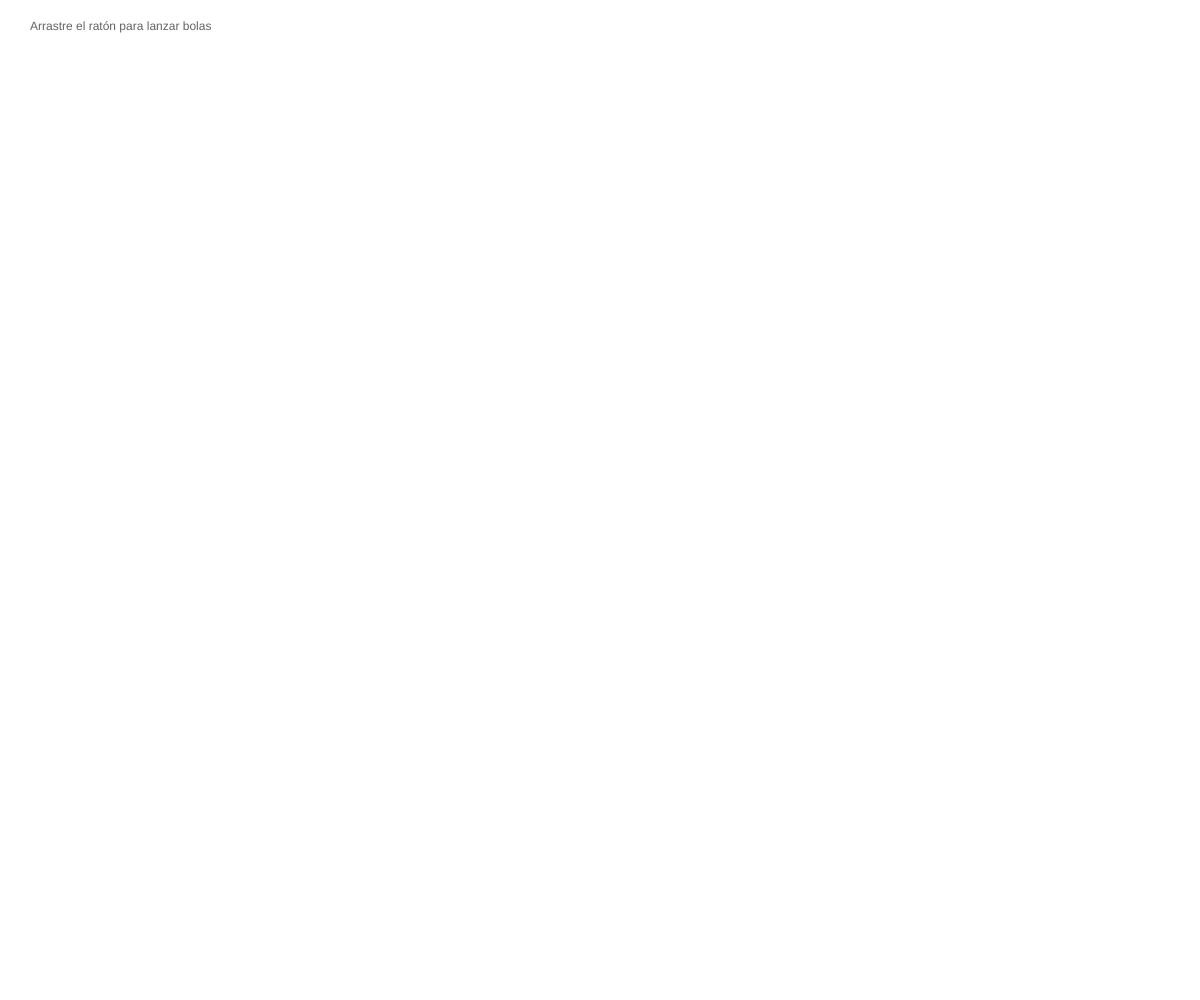
Frame 1 (no input)
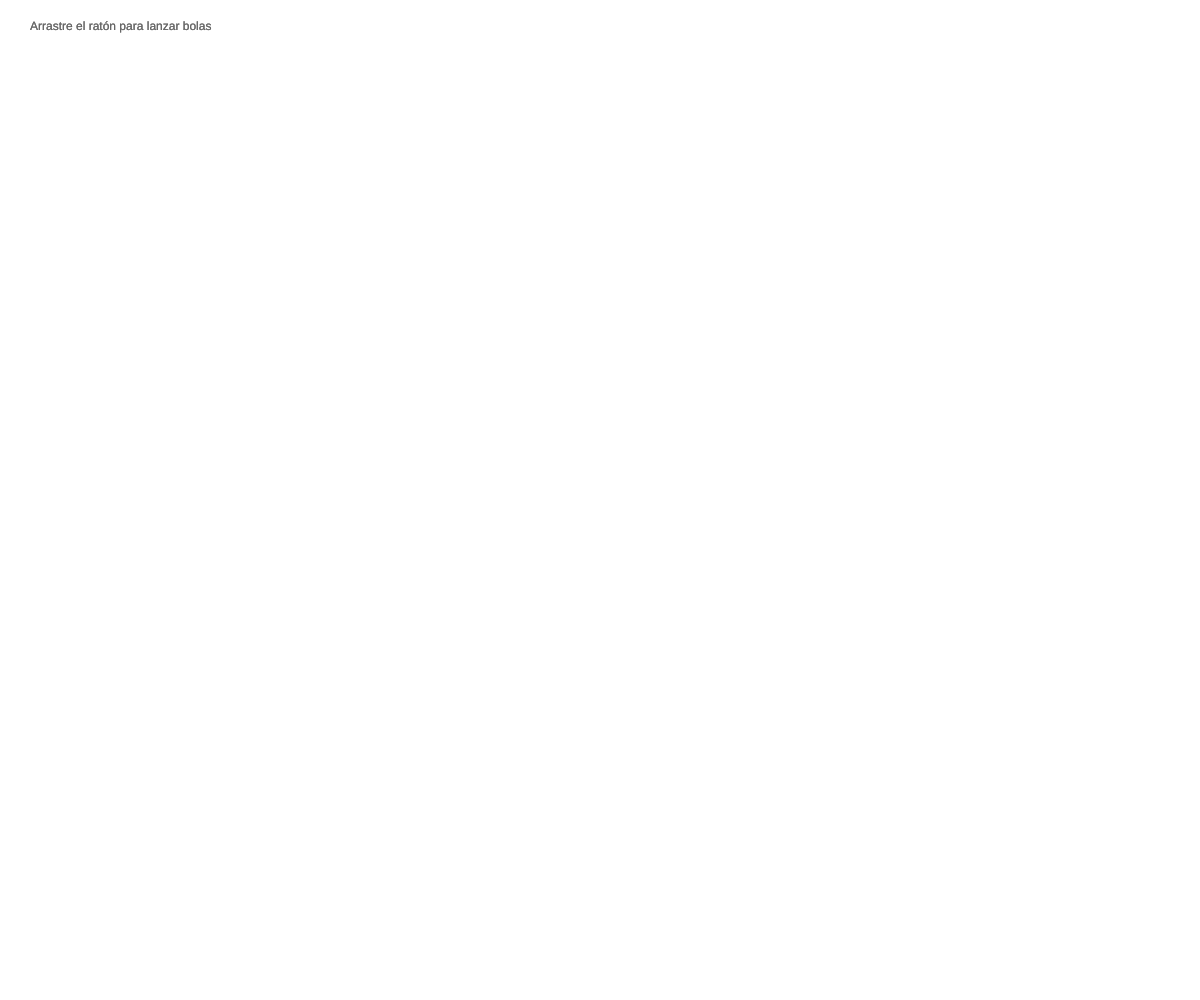
Frame 60 (no input)
Frame 120 (the mouse pressed at the canvas centre since frame 60): identical to frame 60, image omitted

The p5.js sketch that drew these frames (run headless with seeded random() and noise() and a simulated clock; from frame 60 on, the mouse is pressed at the canvas centre):

// p5.js sketch
// ── sketch.js
var bolas = []; //variable que guarda la lista de bolas
var numBolas = 0; //numero de bolas creadas

function setup() {

  createCanvas(windowWidth, windowHeight); //crea un canvas de pantalla completa
  background(255);
  noStroke();
}

function draw() {

  //efecto de motion blur
  fill(255, 80);
  rect(0, 0, width, height);


  fill(255, 0, 0);

  //llama a las funciones mostrar, mover y morir de cada una de las bolas en la lista
  for (var i = 0; i < numBolas; i++) {
    bolas[i].mostrar();
    bolas[i].mover();
    bolas[i].morir();
  }

  //texto
  fill(100);
  text("Arrastre el ratón para lanzar bolas", 30, 30);
}


//funcion bola
function bola(px, py) {

  //variables de posicion, la bola se crea en la posición del raton
  this.x = mouseX;
  this.y = mouseY;

  //variables de velocidad que recibe la funcion
  this.velx = px;
  this.vely = py;

  //variable de tamano aleatorio entre 30 y 60
  this.tam = random(30, 60);


  //funcion que dibuja la bola
  this.mostrar = function() {
    ellipse(this.x, this.y, this.tam, this.tam);
  }

  //funcion que mueve la bola
  this.mover = function() {

    //el movimiento se asigna por la posicion + la velocidad
    this.x = this.x + this.velx;
    this.y = this.y + this.vely;

    //aumenta la velocidad en Y constantemente para dar un efecto de gravedad
    this.vely += 0.5;

    //condicionales para que rebote la bola
    if (this.x > width || this.x < 0) {
      this.velx *= -1;
    }
    if (this.y > height || this.y < 0) {
      this.vely *= -1;
    }
  }

  //reduce el tamano de la bola hasta llegar a 0
  this.morir = function() {
    if (this.tam >= 0) {
      this.tam -= 0.1;
    }
  }
}

//funcion que se activa si el mouse es arrastrado
function mouseDragged() {

  //solo se pueden crear bolas en frames multiplos de 10, esto hace que no se puedan crear bolas tan seguido
  if (frameCount % 10 != 0) {
    return;
  }

  //posicion actual del raton
  var x1 = mouseX;
  var y1 = mouseY;

  //posicion anterior del raton
  var x2 = pmouseX;
  var y2 = pmouseY;

  //la velocidad se mide restando la posicion guardada del mouse con la posición que se habia guardado de este
  var velx = x1 - x2;
  var vely = y1 - y2;

  // se cra una nueva bola que recibe por parametro las velocidades en x y y del mouse
  bolas[numBolas] = new bola(velx, vely);

  //aumenta el numero de bolas de la lista
  numBolas++;
}
